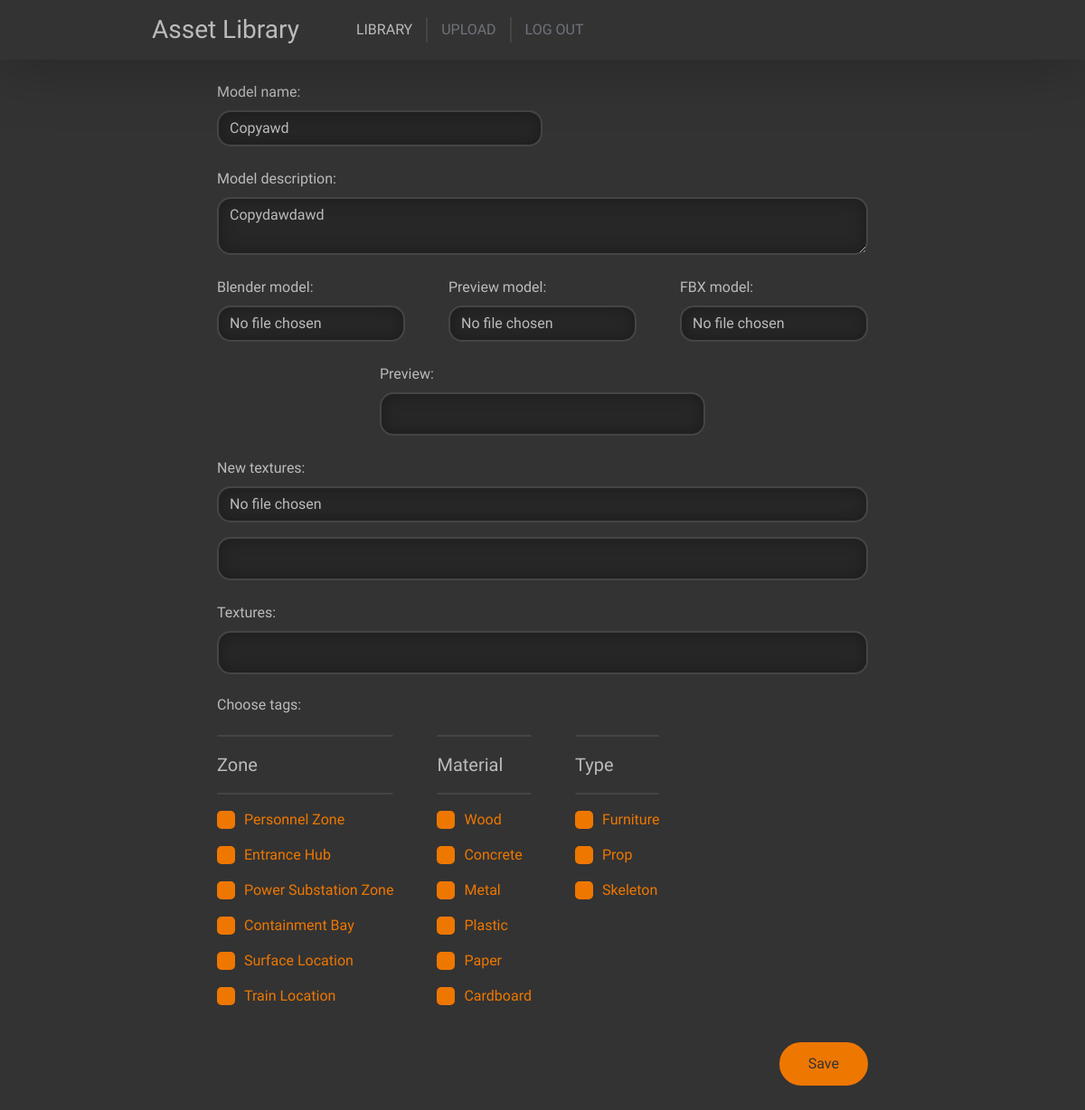
The page /edit/17 (signed in) on the database its author committed.
### content/models.py (models this page shows, shortened)
class Asset(models.Model):
    class Meta:
        verbose_name = "Asset"
        verbose_name_plural = "Assets"
        permissions = [
            ("see_own", "Can see own added assets"),
            ("see_others", "Can see others added assets"),
            ("edit_own", "Can edit own assets"),
            ("edit_others", "Can edit others assets"),
            ("delete_own", "Can delete own assets"),
            ("delete_others", "Can delete others assets"),
            ("upload", "Can upload assets")
        ]
    def content_path(instance, filename):
        print(instance)
        return 'meshes/{0}/{1}'.format(instance.id, filename)
    name = models.TextField()
    description = models.TextField()
    author = models.ForeignKey(User, on_delete=models.SET_NULL, null=True)
    last_update = models.DateTimeField(default=datetime.now, blank=True)
    blender_mesh = models.FileField(upload_to=content_path, null=True)
    fbx_mesh = models.FileField(upload_to=content_path, null=True)
    preview_mesh = models.FileField(upload_to=content_path, null=True)
    textures = models.ManyToManyField(Texture)
    tags = models.ManyToManyField(AssetTag)
    favorites = models.ManyToManyField(User, related_name="users_favorites")
    def delete(self, *args, **kwargs):
        self.blender_mesh.delete()
        self.fbx_mesh.delete()
        self.preview_mesh.delete()
        os.rmdir(os.path.abspath(os.path.join(settings.MEDIA_ROOT, 'meshes', str(self.pk))))
        for texture in self.textures.all():
            texture.delete()
        return super().delete(args, kwargs)

class AssetTag(models.Model):
    class Meta:
        verbose_name = "Asset Tag"
        verbose_name_plural = "Asset Tags"
    name = models.CharField(max_length=50)
    category = models.ForeignKey(AssetTagCategory, on_delete=models.CASCADE)
    def get_named_list(self):
        return "{}-{}".format(self.name.lower().replace(' ', '-'), self.pk)

class AssetTagCategory(models.Model):
    class Meta:
        verbose_name = "Asset Category"
        verbose_name_plural = "Asset Categories"
    name = models.CharField(max_length=50)
    order = models.SmallIntegerField(unique=True)
    @staticmethod
    def get_dictionary():
        filters = dict()
        for categories in AssetTagCategory.objects.all():
            filters[categories.name] = list(AssetTag.objects.filter(category_id=categories))
        return filters

### content/views.py (the view, shortened to what this page needs)
# urls.py: path("edit/<int:asset_pk>", views.edit_view, name='asset_edit'),
@login_required(login_url='/auth/', redirect_field_name=None)
def edit_view(request: HttpRequest, asset_pk):
    asset = Asset.objects.filter(pk=asset_pk)
    if not asset.exists():
        return Http404()
    asset = asset.first()
    if not request.user.has_perm("content.edit_own") and asset.author == request.user:
        return Http404()
    if not request.user.has_perm("content.edit_others") and asset.author != request.user:
        return Http404()
    return render(request, "content/edit.html", { 'asset': asset, 'filters': AssetTagCategory.get_dictionary() })

### content/templates/content/edit.html (shortened to what this page needs)
<!DOCTYPE html>
<html>
    <head>
        <link href="https://cdn.jsdelivr.net/npm/bootstrap@5.2.3/dist/css/bootstrap.min.css" rel="stylesheet">
        {% load static %}
        <link href="{% static 'main/common.css' %}" rel="stylesheet">
        <link href="{% static 'content/upload.css' %}" rel="stylesheet">
    </head>
    <body>
        <div class="top">
            <div class="adjusted-content mx-auto d-flex align-items-center">
                <h3 class="my-3 mx-5">Asset Library</h3>
                <div class="navigation fs-6 d-flex align-items-center">
                    <a href="{% url 'library' %}" class="active">LIBRARY</a>
                    {% if perms.content.upload %}
                    <a href="{% url 'upload' %}">UPLOAD</a>
                    {% endif %}
                    <a href="{% url 'logout' %}">LOG OUT</a>
                </div>
            </div>
        </div>
        <div class="content upload-content mx-auto">
            <form class="d-flex flex-column gap-4 mt-4 mb-4" method="post" enctype="multipart/form-data">
                <div class="w-50">
                    <label class="form-label" for="name">Model name:</label>
                    <input class="form-control" id="name" name="card_name" minlength="2" type="text" placeholder="Enter model name.." required value="{{ asset.name }}">
                </div>
                <div>
                    <label class="form-label" for="description">Model description:</label>
                    <textarea class="form-control" id="description" name="card_description" type="text" placeholder="Enter model description.." required>{{ asset.description }}</textarea>
                </div>
                <div class="d-flex justify-content-evenly gap-5">
                    <div class="d-flex flex-fill flex-column">
                        <label for="blender_mesh" class="form-label">Blender model:</label>
                        <input class="form-control flex-fill" type="file" name="blender_mesh" id="blender_mesh" accept=".blend">
                    </div>
                    <div class="d-flex flex-fill flex-column">
                        <label for="preview_mesh" class="form-label">Preview model:</label>
                        <input class="form-control" type="file" name="preview_mesh" id="preview_mesh" onchange="updatePreviewModel(this)" accept=".glb">
                    </div>
                    <div class="d-flex flex-fill flex-column">
                        <label for="fbx_mesh" class="form-label">FBX model:</label>
                        <input class="form-control flex-fill" type="file" name="fbx_mesh" id="fbx_mesh" accept=".fbx">
                    </div>
                </div>
                <div class="w-50 align-self-center">
                    <div>
                        <label class="form-label">Preview:</label>
                        <div class="div-field">
                        </div>
                    </div>
                </div>
                <div>
                    <label for="textures" class="form-label">New textures:</label>
                    <input class="form-control" type="file" name="textures" accept=".png" onchange="updatePreviewTexture(this)" multiple/>
                    <div class="div-field mt-3 d-flex flex-row flex-wrap gap-2 justify-content-evenly p-3" id="texturesPreview">
                    </div>
                </div>
                <div>
                    <label for="textures" class="form-label">Textures:</label>
                    <div class="div-field d-flex flex-row flex-wrap gap-2 justify-content-evenly p-3">
                    </div>
                </div>
                <div>
                    <h6>Choose tags:</h6>
                    <div class="d-flex search-filters w-100 gap-5">
                        {% for category, tags in filters.items %}
                            <ul>
                                <hr>
                                <li>{{ category }}</li>
                                <hr>
                                {% for tag in tags %}
                                    <li><input type="checkbox" name="tags[]" value="{{tag.pk}}" id="{{tag.get_named_list}}" {% if tag in asset.tags.all %} checked {% endif %}> <label for="{{tag.get_named_list}}">{{tag.name}}</label></li>
                                {% endfor %}
                            </ul>
                        {% endfor%}
                    </div>
                </div>
                <div class="d-flex flex-row-reverse">
                    <input class="form-submit" type="submit" value="Save">
                </div>
            </form>
        </div>
    </body>
</html>

### main/static/main/common.css (style rules this page uses)
body { font-family: 'Lexend', sans-serif;; color: #BBBBBB; background-color: #333333; }
.top { background-color: #333333; overflow: auto; z-index: 10; box-shadow: 0 0 70px 5px rgba(0, 0, 0, 0.25); position: sticky; top: 0; }
a { color: inherit; text-decoration: none; }
.navigation { color: #70737C }
.navigation a { padding: 2px 15px; border-right: solid 2px #454545; transition: 0.15s ease-in-out color; }
.navigation a:hover, .navigation a.active { color: #BBBBBB }
.navigation a:last-child { border: none; }
.adjusted-content { width: 80%; }
.content { overflow: auto; min-height: 100vh; }
.form-control, .div-field { color: inherit; background-color: #272727; box-shadow: 0 0 15px 2px #1d1d1d inset; border: solid 2px #454545; border-radius: 15px; }
.form-submit { color: #333333; background-color: #EE7700; border: solid 2px #EE7700; border-radius: 1000px; padding: 10px 30px; transition: color 0.15s ease-in-out, background-color 0.15s ease-in-out; }
.search-filters { width: 20%; }
.search-filters hr { border: none; border: 1px solid #454545; opacity: 1; border-radius: 20px; }
.search-filters ul { list-style: none; padding: 0; margin: 0; }
.search-filters ul li:nth-child(2) { font-size: 20px; color: inherit; }
.search-filters ul li { color: #70737C; margin: 10px 0; }
.search-filters input + label { display: inline-flex; align-items: center; user-select: none; transition: all ease-in-out 0.15s; }
.search-filters input + label::before { content: ""; display: inline-block; border: solid 2px #454545; border-radius: 25%; margin: 0 10px 0 0; width: 20px; height: 20px; flex-shrink: 0; flex-grow: 0; transition: all ease-in-out 0.15s; }
.search-filters input:checked + label { color: #EE7700; }
.search-filters input:checked + label::before { border-color: #EE7700; background-position: center; background-color: #EE7700; }

### content/static/content/upload.css (style rules this page uses)
.upload-content { width: 60%; margin-bottom: 20px; }
.div-field { min-height: 6vh; }

### rows shown on the page
Asset: card_name "Copyawd", card_description "Copydawdawd"
AssetTag: name "Zone", name "Personnel Zone"
AssetTag: name "Entrance Hub"
AssetTag: name "Power Substation Zone"
AssetTag: name "Containment Bay"
AssetTag: name "Surface Location"
AssetTag: name "Train Location"
AssetTag: name "Material", name "Wood"
AssetTag: name "Concrete"
AssetTag: name "Metal"
AssetTag: name "Plastic"
AssetTag: name "Paper"
AssetTag: name "Cardboard"
AssetTag: name "Type", name "Furniture"
AssetTag: name "Prop"
AssetTag: name "Skeleton"
